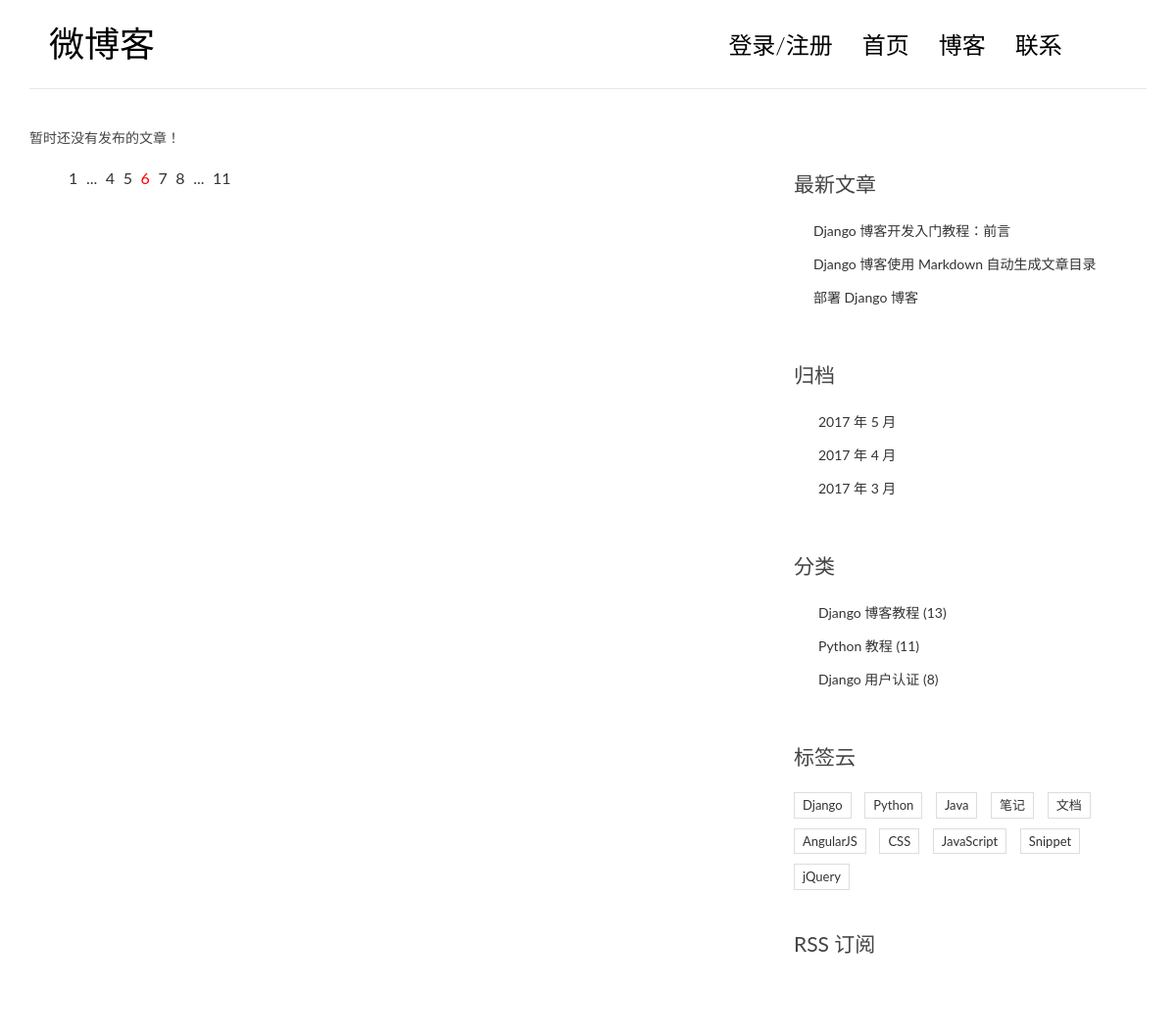
Before: / with the older database file.
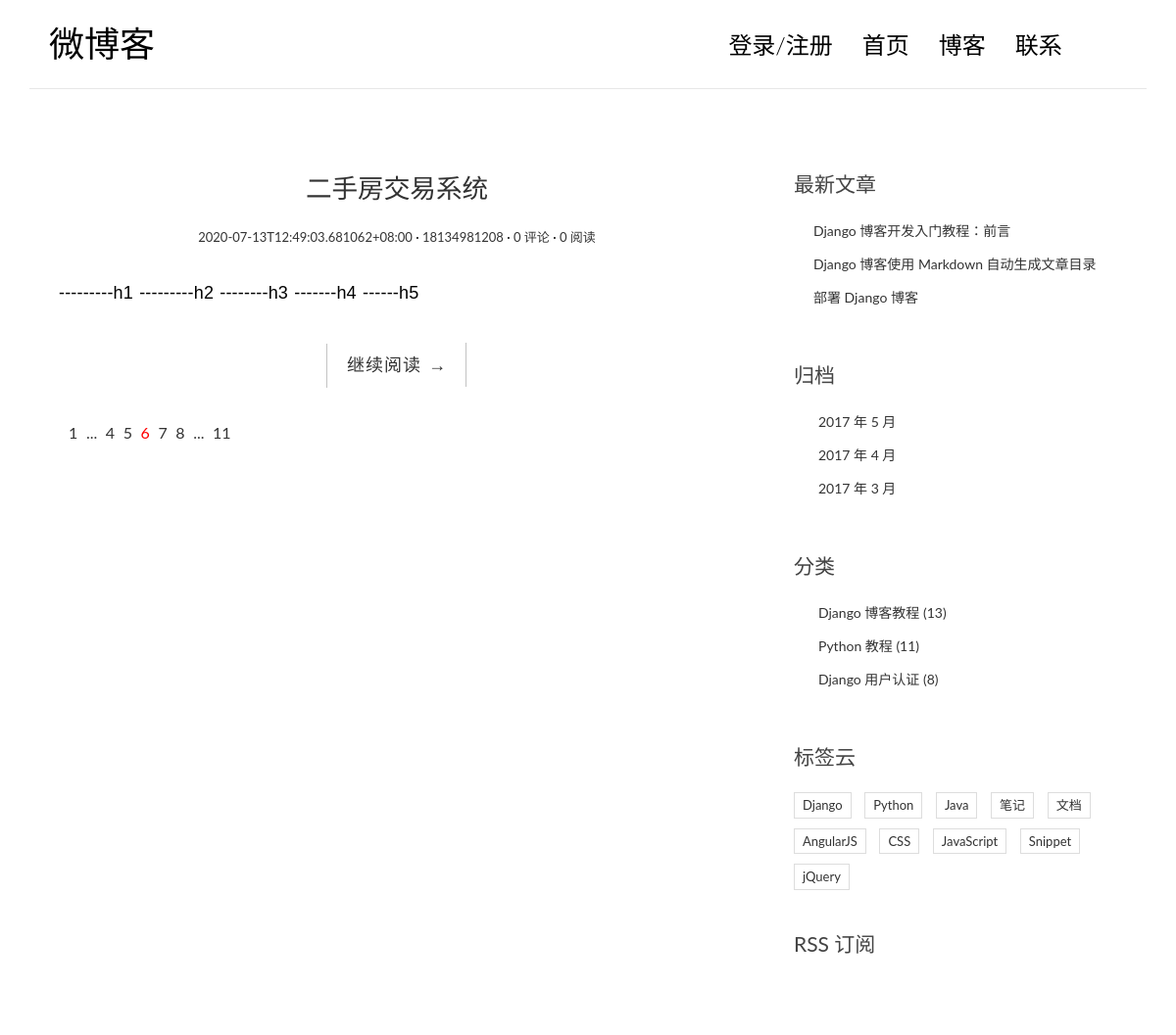
After: the same page with the newer database file.
### main_blog_app/models.py (models this page shows, shortened)
class Post(models.Model):
    title = models.CharField(max_length=70, verbose_name='文章标题')
    body = models.TextField(verbose_name='文章正文')
    created_time = models.DateTimeField(auto_now_add=True, verbose_name='文章正文')
    modified_time = models.DateTimeField(auto_now=True, verbose_name='修改时间')
    excerpt = models.CharField(max_length=200, blank=True, verbose_name='文章摘要')
    views = models.PositiveIntegerField(default=0, verbose_name='阅读量')
    author = models.ForeignKey(User, on_delete=models.CASCADE, verbose_name='文章作者')
    reviews = models.PositiveIntegerField(default=0, verbose_name='评论量')
    class Meta:
        verbose_name = '文章'
        verbose_name_plural = '文章'
        ordering = ['-created_time']

### main_blog_app/views.py (the view)
# urls.py: path('', LPost.as_view(), name='index'),
class LPost(generics.ListAPIView):
    queryset = Post.objects.all()
    serializer_class = SimPostSerializers
    def get(self, request, *args, **kwargs):
        account = request.COOKIES.get('account', '')
        if account:
            request.session['account'] = account
        posts = SimPostSerializers(Post.objects.all(), many=True).data
        return render(request, 'index.html', {'posts': posts})

### templates/index.html (shortened to what this page needs)
<!DOCTYPE html>
{% load static %}
<html>
<head>
    <link rel="stylesheet" href="{% static 'css/bootstrap.min.css' %}">
    <link rel="stylesheet" href="http://code.ionicframework.com/ionicons/2.0.1/css/ionicons.min.css">
    <link rel="stylesheet" href="{% static 'css/pace.css' %}">
    <link rel="stylesheet" href="{% static 'css/custom.css' %}">
    <link rel="stylesheet" href="{% static 'css/ucenter.css' %}">
</head>
<body>
<div class="container">
    <header id="site-header">
        <div class="row">
            <div class="col-md-4 col-sm-5 col-xs-8">
                <div class="logo">
                    <h1><a href="index.html">微博客</a></h1>
                </div>
            </div>
            <div class="col-md-8 col-sm-7 col-xs-4">
                <nav class="main-nav" role="navigation">
                    <div class="collapse navbar-collapse" id="bs-example-navbar-collapse-1">
                        <ul class="nav navbar-nav navbar-right">
                            <li class="cl-effect-11"><a href="{% url 'blog:page' 'login' %}" data-hover="">登录/注册</a></li>
                            <li class="cl-effect-11"><a href="{% url 'blog:index' %}" data-hover="首页">首页</a></li>
                            <li class="cl-effect-11"><a href="{% url 'blog:page' 'full-width' %}" data-hover="博客">博客</a></li>
                            <li class="cl-effect-11"><a href="{% url 'blog:page' 'contact' %}" data-hover="联系">联系</a></li>
                        </ul>
                    </div>
                </nav>
            </div>
        </div>
    </header>
</div>
<div class="content-body">
    <div class="container">
        <div class="row">
            <main class="col-md-8">
                {% for post in posts %}
                <article class="post">
                    <header class="entry-header">
                        <h1 class="entry-title">
                            <a href="{% url 'blog:single' post.id %}">{{post.title}}</a>
                        </h1>
                        <div class="entry-meta">
                            <span class="post-date"><a href="{% url 'blog:single' post.id %}"><time class="entry-date">{{post.created_time}}</time></a></span>
                            <span class="post-author"><a href="{% url 'blog:single' post.id %}">{{post.author}}</a></span>
                            <span class="comments-link"><a href="{% url 'blog:single' post.id %}">{{post.views}} 评论</a></span>
                            <span class="views-count"><a href="{% url 'blog:single' post.id %}">{{post.reviews}} 阅读</a></span>
                        </div>
                    </header>
                    <div class="entry-content clearfix">
                        <p>{{post.excerpt}}</p>
                        <div class="read-more cl-effect-14">
                            <a href="{% url 'blog:single' post.id %}" class="more-link">继续阅读 <span class="meta-nav">→</span></a>
                        </div>
                    </div>
                </article>
                {% empty %}
                    <div class="no-post">暂时还没有发布的文章！</div>
                {% endfor %}
                <div class="pagination">
                    <ul>
                        <li><a href="">1</a></li>
                        <li><a href="">...</a></li>
                        <li><a href="">4</a></li>
                        <li><a href="">5</a></li>
                        <li class="current"><a href="">6</a></li>
                        <li><a href="">7</a></li>
                        <li><a href="">8</a></li>
                        <li><a href="">...</a></li>
                        <li><a href="">11</a></li>
                    </ul>
                </div>
            </main>
            <aside class="col-md-4">
                <div class="widget widget-recent-posts">
                    <h3 class="widget-title">最新文章</h3>
                    <ul>
                        <li>
                            <a href="#">Django 博客开发入门教程：前言</a>
                        </li>
                        <li>
                            <a href="#">Django 博客使用 Markdown 自动生成文章目录</a>
                        </li>
                        <li>
                            <a href="#">部署 Django 博客</a>
                        </li>
                    </ul>
                </div>
                <div class="widget widget-archives">
                    <h3 class="widget-title">归档</h3>
                    <ul>
                        <li>
                            <a href="#">2017 年 5 月</a>
                        </li>
                        <li>
                            <a href="#">2017 年 4 月</a>
                        </li>
                        <li>
                            <a href="#">2017 年 3 月</a>
                        </li>
                    </ul>
                </div>
                <div class="widget widget-category">
                    <h3 class="widget-title">分类</h3>
                    <ul>
                        <li>
                            <a href="#">Django 博客教程 <span class="post-count">(13)</span></a>
                        </li>
                        <li>
                            <a href="#">Python 教程 <span class="post-count">(11)</span></a>
                        </li>
                        <li>
                            <a href="#">Django 用户认证 <span class="post-count">(8)</span></a>
                        </li>
                    </ul>
                </div>
                <div class="widget widget-tag-cloud">
                    <h3 class="widget-title">标签云</h3>
                    <ul>
                        <li>
                            <a href="#">Django</a>
                        </li>
                        <li>
                            <a href="#">Python</a>
                        </li>
                        <li>
                            <a href="#">Java</a>
                        </li>
                        <li>
                            <a href="#">笔记</a>
                        </li>
                        <li>
                            <a href="#">文档</a>
                        </li>
                        <li>
                            <a href="#">AngularJS</a>
                        </li>
                        <li>
                            <a href="#">CSS</a>
                        </li>
                        <li>
                            <a href="#">JavaScript</a>
                        </li>
                        <li>
                            <a href="#">Snippet</a>
                        </li>
                        <li>
                            <a href="#">jQuery</a>
                        </li>
                    </ul>
                </div>
                <div class="rss">
                    <a href=""> RSS 订阅</a>
                </div>
            </aside>
        </div>
    </div>
</div>
<footer id="site-footer">
    <div class="container">
        <div class="row">
            <div class="col-md-12">
            </div>
        </div>
    </div>
</footer>
</body>
</html>

### common_static/css/custom.css (style rules this page uses)
* { outline: none; }
h1, h2, h3, h4, h5, h6 { margin-top: 0; }
a { color: #333; }
body { color: #444; font-family: 'Lato', sans-serif; }
p { font-family: 'Ubuntu', sans-serif; font-weight: 400; word-spacing: 1px; letter-spacing: 0.01em; }
#site-header { background-color: #FFF; padding: 25px 20px; margin-bottom: 40px; border-bottom: 1px solid #e7e7e7; }
.logo h1 a { color: #000; }
.logo h1 { margin: 0; font-family: 'Lato', sans-serif; font-weight: 300; }
.main-nav { margin-top: 11px; max-width: 95%; }
.main-nav a { color: #000000 !important; padding: 0 0 5px 0 !important; margin-right: 30px; font-family: 'Lato', sans-serif; font-weight: 300; font-size: 24px; }
.cl-effect-11 a { padding: 10px 0; color: #0972b4; text-shadow: none; }
.cl-effect-11 a::before { position: absolute; top: 0; left: 0; overflow: hidden; padding: 0 0 5px 0 !important; max-width: 0; border-bottom: 1px solid #000; color: #000; content: attr(data-hover); white-space: nowrap; -webkit-transition: max-width 0.5s; -moz-transition: max-width 0.5s; transition: max-width 0.5s; }
.content-body { padding-bottom: 4em; }
.post { background: #fff; padding: 30px 30px 0; }
.entry-title { text-align: center; font-size: 1.9em; margin-bottom: 20px; line-height: 1.6; padding: 10px 20px 0; }
.entry-meta { text-align: center; color: #DDDDDD; font-size: 13px; margin-bottom: 30px; }
.entry-content { font-size: 18px; line-height: 1.9; font-weight: 300; color: #000; }
.post-category::after, .post-date::after, .post-author::after, .comments-link::after { content: ' ·'; color: #000; }
.read-more { font-family: 'Ubuntu', sans-serif; font-weight: 400; word-spacing: 1px; letter-spacing: 0.01em; text-align: center; margin-top: 20px; }
.cl-effect-14 a { padding: 0 20px; height: 45px; line-height: 45px; position: relative; display: inline-block; margin: 15px 25px; letter-spacing: 1px; font-weight: 400; text-shadow: 0 0 1px rgba(255, 255, 255, 0.3); }
.cl-effect-14 a::before, .cl-effect-14 a::after { position: absolute; width: 45px; height: 1px; background: #C3C3C3; content: ''; -webkit-transition: all 0.3s; -moz-transition: all 0.3s; transition: all 0.3s; pointer-events: none; }
.cl-effect-14 a::before { top: 0; left: 0; -webkit-transform: rotate(90deg); -moz-transform: rotate(90deg); transform: rotate(90deg); -webkit-transform-origin: 0 0; -moz-transform-origin: 0 0; transform-origin: 0 0; }
.cl-effect-14 a::after { right: 0; bottom: 0; -webkit-transform: rotate(90deg); -moz-transform: rotate(90deg); transform: rotate(90deg); -webkit-transform-origin: 100% 0; -moz-transform-origin: 100% 0; transform-origin: 100% 0; }
.widget { background: #fff; padding: 30px 0 0; }
.widget-title { font-size: 1.5em; margin-bottom: 20px; line-height: 1.6; padding: 10px 0 0; font-weight: 400; }
.widget-recent-posts ul { padding: 0; margin: 0; padding-left: 20px; }
.widget-recent-posts ul li { list-style-type: none; position: relative; line-height: 170%; margin-bottom: 10px; }
.widget-recent-posts ul li::before { content: '\f3d3'; font-family: "Ionicons"; position: absolute; left: -17px; top: 3px; font-size: 16px; color: #000; }
.widget-archives ul { padding: 0; margin: 0; padding-left: 25px; }
.widget-archives ul li { list-style-type: none; position: relative; line-height: 170%; margin-bottom: 10px; }
.widget-archives ul li::before { content: '\f3f3'; font-family: "Ionicons"; position: absolute; left: -25px; top: 1px; font-size: 16px; color: #000; }
.widget-category ul { padding: 0; margin: 0; padding-left: 25px; }
.widget-category ul li { list-style-type: none; position: relative; line-height: 170%; margin-bottom: 10px; }
.widget-category ul li::before { content: '\f3fe'; font-family: "Ionicons"; position: absolute; left: -25px; top: 1px; font-size: 18px; color: #000; }
.widget-tag-cloud ul { padding: 0; margin: 0; margin-right: -10px; }
.widget-tag-cloud ul li { list-style-type: none; font-size: 13px; display: inline-block; margin-right: 10px; margin-bottom: 10px; padding: 3px 8px; border: 1px solid #ddd; }
.rss { font-size: 21px; margin-top: 30px; }
.rss a { color: #444; }
#site-footer { padding-top: 10px; padding: 0 0 1.5em 0; }
.pagination ul { list-style: none; }
.pagination ul li { display: inline-block; font-size: 16px; margin-right: 5px; }
.current a { color: red; }

Changed rows visible on the page:
added Post: title "二手房交易系统", author "18134981208", excerpt "---------h1 ---------h2 --------h3 -------h4 ------h5"
Other visible differences:
new list line: "2020-07-13T12:49:03.681062+08:00 0 评论 0 阅读 继续阅读 →"
text no longer shown: "暂时还没有发布的文章！"
